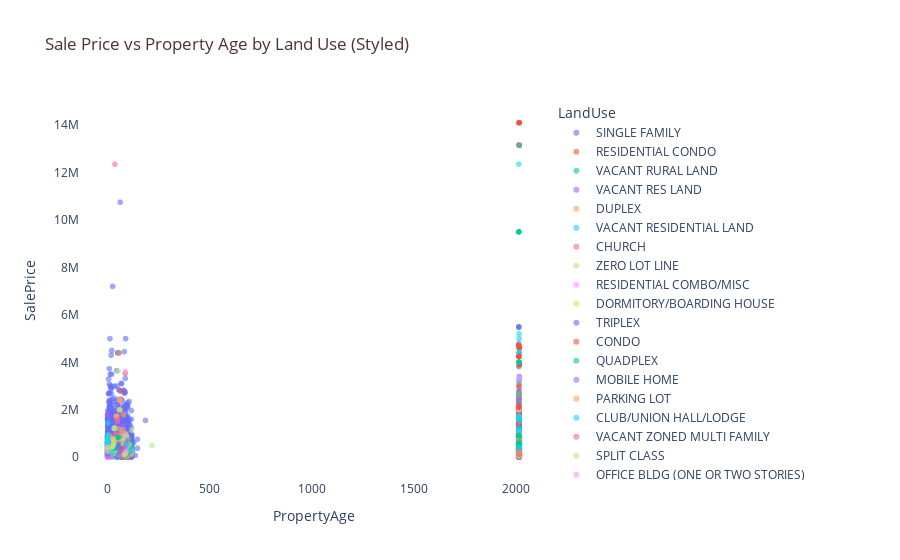

Here is the notebook cell this chart was saved with:
### Code cell
# Ensure kaleido is installed for static image export
%pip install -q kaleido

import plotly.express as px

fig = px.scatter(
    df,
    x='PropertyAge',
    y='SalePrice',
    color='LandUse',
    hover_data=['BuildingValue', 'LandValue', 'SaleYear'],
    title='Sale Price vs Property Age by Land Use (Styled)',
)
fig.update_layout(
    title_font_color='#4E342E',
    plot_bgcolor='white'
)
fig.update_traces(marker=dict(size=6, opacity=0.6))
fig.show()
# Ensure the 'images' folder exists
os.makedirs("images", exist_ok=True)

# Save the figure as a PNG image
fig.write_image("images/sale_price_vs_property_age.png")

### Figure 1 — Plotly figure (JSON) as saved in the notebook; plotly's stock layout.template omitted (floating-point values rounded to 4 significant figures; data arrays with more than 128 entries replaced by an {"elided": "..."} marker saying what was removed)
{"data": [{"customdata": {"elided": "28948x3 int values"}, "hovertemplate": "LandUse=SINGLE FAMILY<br>PropertyAge=%{x}<br>SalePrice=%{y}<br>BuildingValue=%{customdata[0]}<br>LandValue=%{customdata[1]}<br>SaleYear=%{customdata[2]}<extra></extra>", "legendgroup": "SINGLE FAMILY", "marker": {"color": "#636efa", "opacity": 0.6, "size": 6, "symbol": "circle"}, "mode": "markers", "name": "SINGLE FAMILY", "showlegend": true, "type": "scattergl", "x": {"elided": "28948 int values"}, "xaxis": "x", "y": {"elided": "28948 int values"}, "yaxis": "y"}, {"customdata": {"elided": "12360x3 int values"}, "hovertemplate": "LandUse=RESIDENTIAL CONDO<br>PropertyAge=%{x}<br>SalePrice=%{y}<br>BuildingValue=%{customdata[0]}<br>LandValue=%{customdata[1]}<br>SaleYear=%{customdata[2]}<extra></extra>", "legendgroup": "RESIDENTIAL CONDO", "marker": {"color": "#EF553B", "opacity": 0.6, "size": 6, "symbol": "circle"}, "mode": "markers", "name": "RESIDENTIAL CONDO", "showlegend": true, "type": "scattergl", "x": {"elided": "12360 int values"}, "xaxis": "x", "y": {"elided": "12360 int values"}, "yaxis": "y"}, {"customdata": [[0, 48800, 2013], [0, 133200, 2016]], "hovertemplate": "LandUse=VACANT RURAL LAND<br>PropertyAge=%{x}<br>SalePrice=%{y}<br>BuildingValue=%{customdata[0]}<br>LandValue=%{customdata[1]}<br>SaleYear=%{customdata[2]}<extra></extra>", "legendgroup": "VACANT RURAL LAND", "marker": {"color": "#00cc96", "opacity": 0.6, "size": 6, "symbol": "circle"}, "mode": "markers", "name": "VACANT RURAL LAND", "showlegend": true, "type": "scattergl", "x": [2013, 2016], "xaxis": "x", "y": [250000, 500000], "yaxis": "y"}, {"customdata": {"elided": "1422x3 int values"}, "hovertemplate": "LandUse=VACANT RES LAND<br>PropertyAge=%{x}<br>SalePrice=%{y}<br>BuildingValue=%{customdata[0]}<br>LandValue=%{customdata[1]}<br>SaleYear=%{customdata[2]}<extra></extra>", "legendgroup": "VACANT RES LAND", "marker": {"color": "#ab63fa", "opacity": 0.6, "size": 6, "symbol": "circle"}, "mode": "markers", "name": "VACANT RES LAND", "showlegend": true, "type": "scattergl", "x": {"elided": "1422 int values"}, "xaxis": "x", "y": {"elided": "1422 int values"}, "yaxis": "y"}, {"customdata": {"elided": "1259x3 int values"}, "hovertemplate": "LandUse=DUPLEX<br>PropertyAge=%{x}<br>SalePrice=%{y}<br>BuildingValue=%{customdata[0]}<br>LandValue=%{customdata[1]}<br>SaleYear=%{customdata[2]}<extra></extra>", "legendgroup": "DUPLEX", "marker": {"color": "#FFA15A", "opacity": 0.6, "size": 6, "symbol": "circle"}, "mode": "markers", "name": "DUPLEX", "showlegend": true, "type": "scattergl", "x": {"elided": "1259 int values"}, "xaxis": "x", "y": {"elided": "1259 int values"}, "yaxis": "y"}, {"customdata": {"elided": "2947x3 int values"}, "hovertemplate": "LandUse=VACANT RESIDENTIAL LAND<br>PropertyAge=%{x}<br>SalePrice=%{y}<br>BuildingValue=%{customdata[0]}<br>LandValue=%{customdata[1]}<br>SaleYear=%{customdata[2]}<extra></extra>", "legendgroup": "VACANT RESIDENTIAL LAND", "marker": {"color": "#19d3f3", "opacity": 0.6, "size": 6, "symbol": "circle"}, "mode": "markers", "name": "VACANT RESIDENTIAL LAND", "showlegend": true, "type": "scattergl", "x": {"elided": "2947 int values"}, "xaxis": "x", "y": {"elided": "2947 int values"}, "yaxis": "y"}, {"customdata": [[77500, 26400, 2015], [114100, 50400, 2016], [0, 0, 2015], [67400, 34500, 2014], [280400, 23200, 2014], [200300, 11300, 2014], [425300, 169900, 2014], [169300, 35500, 2016], [12971800, 386400, 2014], [260400, 101000, 2016], [0, 0, 2014], [73200, 13000, 2013], [130500, 13000, 2014], [205800, 450000, 2016], [87800, 11000, 2016], [50000, 35100, 2014], [40600, 11000, 2016], [113600, 60000, 2013], [249600, 240000, 2014], [495500, 31200, 2015], [123500, 99000, 2016], [49400, 25000, 2014], [54900, 140000, 2016], [140200, 102100, 2014], [162100, 45000, 2014], [69800, 45000, 2013], [219700, 45000, 2014], [1582600, 94500, 2016], [241000, 50000, 2015], [235000, 104000, 2013], [78000, 315000, 2014], [573700, 383800, 2014]], "hovertemplate": "LandUse=CHURCH<br>PropertyAge=%{x}<br>SalePrice=%{y}<br>BuildingValue=%{customdata[0]}<br>LandValue=%{customdata[1]}<br>SaleYear=%{customdata[2]}<extra></extra>", "legendgroup": "CHURCH", "marker": {"color": "#FF6692", "opacity": 0.6, "size": 6, "symbol": "circle"}, "mode": "markers", "name": "CHURCH", "showlegend": true, "type": "scattergl", "x": [43, 24, 2015, 64, 39, 84, 77, 41, 34, 17, 2014, 58, 24, 36, 91, 54, 76, 73, 49, 40, 46, 69, 66, 49, 44, 38, -2, 45, 60, 41, 54, 64], "xaxis": "x", "y": [134000, 330000, 85000, 385000, 275000, 115000, 750000, 242500, 12350000, 152500, 140000, 50000, 130000, 950000, 235000, 120000, 85000, 140000, 452500, 325000, 1500000, 267500, 460000, 1612500, 180000, 125000, 110000, 950000, 528000, 400000, 2000000, 2000000], "yaxis": "y"}, {"customdata": {"elided": "974x3 int values"}, "hovertemplate": "LandUse=ZERO LOT LINE<br>PropertyAge=%{x}<br>SalePrice=%{y}<br>BuildingValue=%{customdata[0]}<br>LandValue=%{customdata[1]}<br>SaleYear=%{customdata[2]}<extra></extra>", "legendgroup": "ZERO LOT LINE", "marker": {"color": "#B6E880", "opacity": 0.6, "size": 6, "symbol": "circle"}, "mode": "markers", "name": "ZERO LOT LINE", "showlegend": true, "type": "scattergl", "x": {"elided": "974 int values"}, "xaxis": "x", "y": {"elided": "974 int values"}, "yaxis": "y"}, {"customdata": {"elided": "82x3 int values"}, "hovertemplate": "LandUse=RESIDENTIAL COMBO/MISC<br>PropertyAge=%{x}<br>SalePrice=%{y}<br>BuildingValue=%{customdata[0]}<br>LandValue=%{customdata[1]}<br>SaleYear=%{customdata[2]}<extra></extra>", "legendgroup": "RESIDENTIAL COMBO/MISC", "marker": {"color": "#FF97FF", "opacity": 0.6, "size": 6, "symbol": "circle"}, "mode": "markers", "name": "RESIDENTIAL COMBO/MISC", "showlegend": true, "type": "scattergl", "x": [2013, 2013, 2015, -1, 2015, 2013, 39, 2016, 2016, 2014, 2015, 2014, 2016, -1, 2015, 0, 2015, 2013, 2016, 2014, 2013, 2015, -1, 2014, -1, -2, -1, 62, 2013, 2015, 2013, 2016, -2, 2014, 2015, 81, 2015, 2016, 69, 75, 2015, -1, 84, 2013, 83, 83, 2013, 2015, 2013, 68, 2013, 2015, 2015, 0, 79, 76, 2015, 85, 2014, -1, 83, 113, 0, 2014, 87, 2015, -1, 2014, 2015, 2016, 2014, 2016, 70, -1, 2014, 2015, 2013, 2014, 85, 2013, 65, -1], "xaxis": "x", "y": [60000, 110761, 250000, 100000, 155000, 75000, 100000, 145000, 40000, 135000, 49500, 15000, 144000, 215000, 185000, 30000, 60000, 235000, 320000, 257500, 13500, 50000, 286300, 135000, 15000, 35000, 87500, 131000, 109500, 120000, 126000, 90000, 7200, 125000, 23500, 485000, 2040000, 69900, 21000, 58000, 23000, 35500, 87500, 200000, 120000, 230000, 121250, 3325000, 615000, 400000, 700000, 1000000, 700000, 189000, 300000, 750000, 1000000, 3625000, 525000, 222500, 405000, 325000, 30000, 155000, 985000, 292005, 140000, 345000, 2040850, 330000, 65100, 450000, 190000, 220000, 79000, 200000, 3000, 200500, 750000, 275000, 168000, 385000], "yaxis": "y"}, {"customdata": [[84000, 18200, 2016], [200400, 30000, 2015], [203200, 30000, 2013], [205400, 30000, 2014], [107800, 30000, 2013], [0, 0, 2013], [112600, 40000, 2016], [265500, 35000, 2013], [257600, 78000, 2014], [113300, 33600, 2015], [532900, 102000, 2013], [0, 0, 2014], [0, 40000, 2016], [0, 44000, 2016], [102900, 35000, 2016], [165400, 24000, 2013]], "hovertemplate": "LandUse=DORMITORY/BOARDING HOUSE<br>PropertyAge=%{x}<br>SalePrice=%{y}<br>BuildingValue=%{customdata[0]}<br>LandValue=%{customdata[1]}<br>SaleYear=%{customdata[2]}<extra></extra>", "legendgroup": "DORMITORY/BOARDING HOUSE", "marker": {"color": "#FECB52", "opacity": 0.6, "size": 6, "symbol": "circle"}, "mode": "markers", "name": "DORMITORY/BOARDING HOUSE", "showlegend": true, "type": "scattergl", "x": [86, 82, 68, 90, 83, 2013, 86, -1, 104, 77, 113, 2014, 2016, 2016, 44, 37], "xaxis": "x", "y": [215000, 135000, 105000, 110000, 83000, 235000, 300000, 410000, 210000, 253000, 315277, 206000, 190000, 190000, 350000, 140000], "yaxis": "y"}, {"customdata": {"elided": "87x3 int values"}, "hovertemplate": "LandUse=TRIPLEX<br>PropertyAge=%{x}<br>SalePrice=%{y}<br>BuildingValue=%{customdata[0]}<br>LandValue=%{customdata[1]}<br>SaleYear=%{customdata[2]}<extra></extra>", "legendgroup": "TRIPLEX", "marker": {"color": "#636efa", "opacity": 0.6, "size": 6, "symbol": "circle"}, "mode": "markers", "name": "TRIPLEX", "showlegend": true, "type": "scattergl", "x": [86, 2016, 50, 79, 83, 56, 75, 66, 48, 73, 103, 2016, 53, 59, 59, 73, 2016, 53, 2014, 54, 68, 57, 54, 48, 55, 47, 48, 2015, 48, 2015, 2014, -2, 89, 43, 2015, 49, 55, 47, 57, 64, 2015, 2015, 2013, 86, -3, 59, 83, 2013, 103, 2014, 49, 52, 49, 50, 2014, 2015, 47, 56, 56, 56, 45, 51, 51, 52, 53, 89, 88, 96, 63, 69, 52, 84, 42, 53, 59, 55, 56, 46, 41, 91, 56, 49, 47, 45, 53, 53, 78], "xaxis": "x", "y": [265000, 200000, 225000, 60000, 84400, 140000, 43000, 45100, 125000, 225000, 404000, 107000, 160000, 138000, 100000, 379000, 117000, 210000, 210000, 75000, 8000, 313000, 120000, 119500, 145000, 145000, 182000, 180000, 395000, 850000, 135000, 120000, 87500, 275000, 600000, 163800, 360000, 165000, 145000, 400000, 1333333, 1333333, 385000, 110000, 201000, 350000, 435000, 845000, 225000, 215000, 360000, 80000, 40000, 45000, 850000, 830000, 130000, 156000, 156000, 157000, 88000, 375000, 375000, 375000, 102000, 573500, 550000, 247000, 240000, 95000, 96000, 108000, 110000, 125000, 339200, 117500, 319500, 122000, 16960, 130000, 160000, 137000, 170000, 210000, 525000, 525000, 545000], "yaxis": "y"}, {"customdata": {"elided": "245x3 int values"}, "hovertemplate": "LandUse=CONDO<br>PropertyAge=%{x}<br>SalePrice=%{y}<br>BuildingValue=%{customdata[0]}<br>LandValue=%{customdata[1]}<br>SaleYear=%{customdata[2]}<extra></extra>", "legendgroup": "CONDO", "marker": {"color": "#EF553B", "opacity": 0.6, "size": 6, "symbol": "circle"}, "mode": "markers", "name": "CONDO", "showlegend": true, "type": "scattergl", "x": {"elided": "245 int values"}, "xaxis": "x", "y": {"elided": "245 int values"}, "yaxis": "y"}, {"customdata": [[97900, 16000, 2014], [97900, 16000, 2016], [161600, 16000, 2015], [146900, 40000, 2014], [146400, 25000, 2014], [124700, 25000, 2013], [104900, 25000, 2013], [104000, 25000, 2013], [120800, 15000, 2015], [120800, 15000, 2015], [0, 0, 2015], [51600, 13000, 2014], [77500, 13000, 2015], [81100, 13000, 2016], [102800, 13000, 2014], [134400, 13000, 2013], [183300, 35000, 2015], [95700, 15000, 2015], [0, 0, 2014], [231000, 35100, 2013], [125900, 35100, 2016], [85600, 65000, 2015], [86400, 65000, 2015], [85600, 65000, 2015], [122700, 18000, 2015], [205700, 125000, 2015], [46800, 125000, 2014], [0, 120000, 2015], [178900, 390000, 2013], [0, 0, 2015], [174900, 180000, 2016], [272800, 180000, 2016], [58100, 10000, 2014], [111900, 80000, 2013], [211100, 26000, 2013], [122500, 13000, 2013], [107000, 13200, 2013], [92400, 65000, 2016], [0, 198000, 2015]], "hovertemplate": "LandUse=QUADPLEX<br>PropertyAge=%{x}<br>SalePrice=%{y}<br>BuildingValue=%{customdata[0]}<br>LandValue=%{customdata[1]}<br>SaleYear=%{customdata[2]}<extra></extra>", "legendgroup": "QUADPLEX", "marker": {"color": "#00cc96", "opacity": 0.6, "size": 6, "symbol": "circle"}, "mode": "markers", "name": "QUADPLEX", "showlegend": true, "type": "scattergl", "x": [33, 35, 55, 50, 114, 52, 52, 52, 32, 32, 2015, 64, 46, 56, 84, 40, 61, 85, 2014, 53, 52, 50, 49, 50, 96, 70, 51, 2015, 87, 2015, 117, 96, 75, 43, 41, 51, 43, 117, 2015], "xaxis": "x", "y": [250000, 130000, 137000, 338000, 281000, 260000, 260000, 260000, 178000, 176000, 91000, 50000, 152000, 225000, 70000, 230000, 250000, 170000, 450000, 170000, 127500, 835000, 835000, 835000, 180000, 585000, 210000, 385000, 515000, 2665500, 525000, 715000, 65000, 185000, 222900, 75000, 120000, 495000, 477500], "yaxis": "y"}, {"customdata": [[0, 15000, 2015], [0, 15000, 2013], [0, 15000, 2014], [0, 15000, 2015], [61700, 15000, 2015], [0, 15000, 2013], [0, 15000, 2016], [0, 15000, 2013], [0, 15000, 2013], [0, 17000, 2016], [0, 17000, 2016], [0, 15000, 2013], [0, 11000, 2014], [0, 10000, 2015], [108800, 10000, 2015], [0, 10000, 2015], [0, 15000, 2013], [209400, 45000, 2014]], "hovertemplate": "LandUse=MOBILE HOME<br>PropertyAge=%{x}<br>SalePrice=%{y}<br>BuildingValue=%{customdata[0]}<br>LandValue=%{customdata[1]}<br>SaleYear=%{customdata[2]}<extra></extra>", "legendgroup": "MOBILE HOME", "marker": {"color": "#ab63fa", "opacity": 0.6, "size": 6, "symbol": "circle"}, "mode": "markers", "name": "MOBILE HOME", "showlegend": true, "type": "scattergl", "x": [2015, 2013, 2014, 2015, 21, 2013, 2016, 2013, 2013, 2016, 2016, 2013, 2014, 2015, -1, 2015, 2013, 0], "xaxis": "x", "y": [47000, 20000, 23000, 19000, 28000, 20000, 17000, 14000, 15000, 45000, 10000, 42000, 65000, 35000, 38000, 31250, 38000, 120000], "yaxis": "y"}, {"customdata": [[0, 18000, 2014], [0, 3000, 2014], [0, 1500, 2014], [0, 437500, 2014], [0, 25000, 2014], [0, 169900, 2014], [0, 25000, 2014], [0, 25000, 2014], [0, 23500, 2015], [0, 18000, 2015], [0, 104000, 2014]], "hovertemplate": "LandUse=PARKING LOT<br>PropertyAge=%{x}<br>SalePrice=%{y}<br>BuildingValue=%{customdata[0]}<br>LandValue=%{customdata[1]}<br>SaleYear=%{customdata[2]}<extra></extra>", "legendgroup": "PARKING LOT", "marker": {"color": "#FFA15A", "opacity": 0.6, "size": 6, "symbol": "circle"}, "mode": "markers", "name": "PARKING LOT", "showlegend": true, "type": "scattergl", "x": [2014, 2014, 2014, 2014, 2014, 2014, 2014, 2014, 2015, 2015, 2014], "xaxis": "x", "y": [150000, 150000, 275000, 600000, 750000, 750000, 750000, 98700, 325000, 130000, 9500000], "yaxis": "y"}, {"customdata": [[31100, 18000, 2014]], "hovertemplate": "LandUse=CLUB/UNION HALL/LODGE<br>PropertyAge=%{x}<br>SalePrice=%{y}<br>BuildingValue=%{customdata[0]}<br>LandValue=%{customdata[1]}<br>SaleYear=%{customdata[2]}<extra></extra>", "legendgroup": "CLUB/UNION HALL/LODGE", "marker": {"color": "#19d3f3", "opacity": 0.6, "size": 6, "symbol": "circle"}, "mode": "markers", "name": "CLUB/UNION HALL/LODGE", "showlegend": true, "type": "scattergl", "x": [49], "xaxis": "x", "y": [150000], "yaxis": "y"}, {"customdata": [[0, 7700, 2013], [0, 39000, 2013]], "hovertemplate": "LandUse=VACANT ZONED MULTI FAMILY<br>PropertyAge=%{x}<br>SalePrice=%{y}<br>BuildingValue=%{customdata[0]}<br>LandValue=%{customdata[1]}<br>SaleYear=%{customdata[2]}<extra></extra>", "legendgroup": "VACANT ZONED MULTI FAMILY", "marker": {"color": "#FF6692", "opacity": 0.6, "size": 6, "symbol": "circle"}, "mode": "markers", "name": "VACANT ZONED MULTI FAMILY", "showlegend": true, "type": "scattergl", "x": [2013, 2013], "xaxis": "x", "y": [12000, 12000], "yaxis": "y"}, {"customdata": [[868700, 87600, 2014], [292700, 190000, 2015], [601400, 170700, 2015], [81500, 21000, 2016], [90100, 20000, 2013], [0, 193500, 2015], [354100, 25000, 2015], [624700, 120000, 2016], [405500, 85000, 2013], [104100, 21500, 2013], [0, 0, 2014], [0, 0, 2015], [436800, 245500, 2014], [137100, 77600, 2013], [0, 264800, 2016], [174100, 240000, 2016], [354300, 330000, 2014]], "hovertemplate": "LandUse=SPLIT CLASS<br>PropertyAge=%{x}<br>SalePrice=%{y}<br>BuildingValue=%{customdata[0]}<br>LandValue=%{customdata[1]}<br>SaleYear=%{customdata[2]}<extra></extra>", "legendgroup": "SPLIT CLASS", "marker": {"color": "#B6E880", "opacity": 0.6, "size": 6, "symbol": "circle"}, "mode": "markers", "name": "SPLIT CLASS", "showlegend": true, "type": "scattergl", "x": [34, 75, 216, 57, 51, 2015, -1, 117, 93, 48, 2014, 2015, 33, 33, 2016, 76, 89], "xaxis": "x", "y": [1200000, 700000, 500000, 210000, 112000, 199000, 250000, 1135000, 442500, 141000, 571000, 628000, 1250000, 177000, 961267, 525000, 925000], "yaxis": "y"}, {"customdata": [[163900, 35000, 2016], [675400, 40000, 2014]], "hovertemplate": "LandUse=OFFICE BLDG (ONE OR TWO STORIES)<br>PropertyAge=%{x}<br>SalePrice=%{y}<br>BuildingValue=%{customdata[0]}<br>LandValue=%{customdata[1]}<br>SaleYear=%{customdata[2]}<extra></extra>", "legendgroup": "OFFICE BLDG (ONE OR TWO STORIES)", "marker": {"color": "#FF97FF", "opacity": 0.6, "size": 6, "symbol": "circle"}, "mode": "markers", "name": "OFFICE BLDG (ONE OR TWO STORIES)", "showlegend": true, "type": "scattergl", "x": [61, 104], "xaxis": "x", "y": [225000, 520000], "yaxis": "y"}, {"customdata": [[32100, 99195, 2016], [0, 2195, 2016], [0, 105000, 2015]], "hovertemplate": "LandUse=GREENBELT/RES  GRRENBELT/RES<br>PropertyAge=%{x}<br>SalePrice=%{y}<br>BuildingValue=%{customdata[0]}<br>LandValue=%{customdata[1]}<br>SaleYear=%{customdata[2]}<extra></extra>", "legendgroup": "GREENBELT/RES  GRRENBELT/RES", "marker": {"color": "#FECB52", "opacity": 0.6, "size": 6, "symbol": "circle"}, "mode": "markers", "name": "GREENBELT/RES  GRRENBELT/RES", "showlegend": true, "type": "scattergl", "x": [98, 2016, 2015], "xaxis": "x", "y": [499900, 499900, 78000], "yaxis": "y"}, {"customdata": [[82700, 25000, 2015], [148300, 32000, 2014], [0, 0, 2014], [246100, 63000, 2015], [149900, 165000, 2015], [69200, 18000, 2013]], "hovertemplate": "LandUse=PARSONAGE<br>PropertyAge=%{x}<br>SalePrice=%{y}<br>BuildingValue=%{customdata[0]}<br>LandValue=%{customdata[1]}<br>SaleYear=%{customdata[2]}<extra></extra>", "legendgroup": "PARSONAGE", "marker": {"color": "#636efa", "opacity": 0.6, "size": 6, "symbol": "circle"}, "mode": "markers", "name": "PARSONAGE", "showlegend": true, "type": "scattergl", "x": [57, 57, 2014, 61, 75, 49], "xaxis": "x", "y": [144500, 195000, 183000, 355000, 340000, 89900], "yaxis": "y"}, {"customdata": [[637600, 100, 2015], [203500, 47000, 2016]], "hovertemplate": "LandUse=DAY CARE CENTER<br>PropertyAge=%{x}<br>SalePrice=%{y}<br>BuildingValue=%{customdata[0]}<br>LandValue=%{customdata[1]}<br>SaleYear=%{customdata[2]}<extra></extra>", "legendgroup": "DAY CARE CENTER", "marker": {"color": "#EF553B", "opacity": 0.6, "size": 6, "symbol": "circle"}, "mode": "markers", "name": "DAY CARE CENTER", "showlegend": true, "type": "scattergl", "x": [65, 65], "xaxis": "x", "y": [2780000, 375000], "yaxis": "y"}, {"customdata": [[0, 0, 2013], [0, 0, 2013], [0, 0, 2015], [0, 0, 2014], [0, 0, 2014], [0, 0, 2014], [0, 0, 2016], [0, 0, 2014], [0, 0, 2015], [0, 0, 2014], [0, 0, 2013], [0, 0, 2013], [0, 0, 2015], [0, 0, 2014], [0, 0, 2015], [0, 0, 2015], [0, 0, 2015], [0, 0, 2015], [0, 0, 2015], [0, 0, 2015], [0, 0, 2015], [0, 0, 2015], [0, 0, 2015], [0, 0, 2015], [0, 0, 2016], [0, 0, 2015], [0, 0, 2015], [0, 0, 2015], [0, 0, 2015], [0, 0, 2015]], "hovertemplate": "LandUse=CONDOMINIUM OFC  OR OTHER COM CONDO<br>PropertyAge=%{x}<br>SalePrice=%{y}<br>BuildingValue=%{customdata[0]}<br>LandValue=%{customdata[1]}<br>SaleYear=%{customdata[2]}<extra></extra>", "legendgroup": "CONDOMINIUM OFC  OR OTHER COM CONDO", "marker": {"color": "#00cc96", "opacity": 0.6, "size": 6, "symbol": "circle"}, "mode": "markers", "name": "CONDOMINIUM OFC  OR OTHER COM CONDO", "showlegend": true, "type": "scattergl", "x": [2013, 2013, 2015, 2014, 2014, 2014, 2016, 2014, 2015, 2014, 2013, 2013, 2015, 2014, 2015, 2015, 2015, 2015, 2015, 2015, 2015, 2015, 2015, 2015, 2016, 2015, 2015, 2015, 2015, 2015], "xaxis": "x", "y": [374000, 374000, 189000, 570000, 570000, 537500, 232000, 435000, 340000, 650000, 147200, 147200, 180000, 140000, 4000000, 4000000, 4000000, 4000000, 4000000, 4000000, 4000000, 4000000, 4000000, 180000, 160000, 175000, 175000, 175000, 550000, 175000], "yaxis": "y"}, {"customdata": [[81800, 21000, 2016], [451700, 195000, 2015]], "hovertemplate": "LandUse=NON-PROFIT CHARITABLE SERVICE<br>PropertyAge=%{x}<br>SalePrice=%{y}<br>BuildingValue=%{customdata[0]}<br>LandValue=%{customdata[1]}<br>SaleYear=%{customdata[2]}<extra></extra>", "legendgroup": "NON-PROFIT CHARITABLE SERVICE", "marker": {"color": "#ab63fa", "opacity": 0.6, "size": 6, "symbol": "circle"}, "mode": "markers", "name": "NON-PROFIT CHARITABLE SERVICE", "showlegend": true, "type": "scattergl", "x": [58, 90], "xaxis": "x", "y": [155000, 600000], "yaxis": "y"}, {"customdata": [[717000, 165600, 2014]], "hovertemplate": "LandUse=LIGHT MANUFACTURING<br>PropertyAge=%{x}<br>SalePrice=%{y}<br>BuildingValue=%{customdata[0]}<br>LandValue=%{customdata[1]}<br>SaleYear=%{customdata[2]}<extra></extra>", "legendgroup": "LIGHT MANUFACTURING", "marker": {"color": "#FFA15A", "opacity": 0.6, "size": 6, "symbol": "circle"}, "mode": "markers", "name": "LIGHT MANUFACTURING", "showlegend": true, "type": "scattergl", "x": [55], "xaxis": "x", "y": [1200000], "yaxis": "y"}, {"customdata": [[0, 25865, 2015], [0, 2772000, 2015], [4800, 54966, 2016], [0, 8880, 2016], [0, 11853, 2015], [0, 6296, 2016], [50700, 23097, 2016], [0, 5369, 2016], [0, 10790, 2016], [35400, 75218, 2014]], "hovertemplate": "LandUse=FOREST<br>PropertyAge=%{x}<br>SalePrice=%{y}<br>BuildingValue=%{customdata[0]}<br>LandValue=%{customdata[1]}<br>SaleYear=%{customdata[2]}<extra></extra>", "legendgroup": "FOREST", "marker": {"color": "#19d3f3", "opacity": 0.6, "size": 6, "symbol": "circle"}, "mode": "markers", "name": "FOREST", "showlegend": true, "type": "scattergl", "x": [2015, 2015, 96, 2016, 2015, 2016, 19, 2016, 2016, 109], "xaxis": "x", "y": [1500000, 5200000, 499900, 499900, 1045000, 225000, 225000, 225000, 1210000, 223500], "yaxis": "y"}, {"customdata": [[9500, 26000, 2014]], "hovertemplate": "LandUse=CONVENIENCE MARKET WITHOUT GAS<br>PropertyAge=%{x}<br>SalePrice=%{y}<br>BuildingValue=%{customdata[0]}<br>LandValue=%{customdata[1]}<br>SaleYear=%{customdata[2]}<extra></extra>", "legendgroup": "CONVENIENCE MARKET WITHOUT GAS", "marker": {"color": "#FF6692", "opacity": 0.6, "size": 6, "symbol": "circle"}, "mode": "markers", "name": "CONVENIENCE MARKET WITHOUT GAS", "showlegend": true, "type": "scattergl", "x": [64], "xaxis": "x", "y": [65000], "yaxis": "y"}, {"customdata": [[0, 9933, 2013], [0, 11024, 2013], [0, 12819, 2013], [0, 113100, 2015], [40000, 87100, 2015], [617000, 86370, 2014], [50100, 45824, 2013], [0, 6818, 2013], [0, 58320, 2015], [83300, 167919, 2016]], "hovertemplate": "LandUse=GREENBELT<br>PropertyAge=%{x}<br>SalePrice=%{y}<br>BuildingValue=%{customdata[0]}<br>LandValue=%{customdata[1]}<br>SaleYear=%{customdata[2]}<extra></extra>", "legendgroup": "GREENBELT", "marker": {"color": "#B6E880", "opacity": 0.6, "size": 6, "symbol": "circle"}, "mode": "markers", "name": "GREENBELT", "showlegend": true, "type": "scattergl", "x": [2013, 2013, 2013, 2015, 80, 25, 88, 2013, 2015, 50], "xaxis": "x", "y": [309535, 309535, 309535, 150000, 100000, 780000, 193890, 193890, 78000, 3625000], "yaxis": "y"}, {"customdata": [[0, 125200, 2015]], "hovertemplate": "LandUse=METRO OTHER THAN OFC, SCHOOL,HOSP, OR PARK<br>PropertyAge=%{x}<br>SalePrice=%{y}<br>BuildingValue=%{customdata[0]}<br>LandValue=%{customdata[1]}<br>SaleYear=%{customdata[2]}<extra></extra>", "legendgroup": "METRO OTHER THAN OFC, SCHOOL,HOSP, OR PARK", "marker": {"color": "#FF97FF", "opacity": 0.6, "size": 6, "symbol": "circle"}, "mode": "markers", "name": "METRO OTHER THAN OFC, SCHOOL,HOSP, OR PARK", "showlegend": true, "type": "scattergl", "x": [2015], "xaxis": "x", "y": [250000], "yaxis": "y"}, {"customdata": [[21700, 11000, 2015]], "hovertemplate": "LandUse=TERMINAL/DISTRIBUTION WAREHOUSE<br>PropertyAge=%{x}<br>SalePrice=%{y}<br>BuildingValue=%{customdata[0]}<br>LandValue=%{customdata[1]}<br>SaleYear=%{customdata[2]}<extra></extra>", "legendgroup": "TERMINAL/DISTRIBUTION WAREHOUSE", "marker": {"color": "#FECB52", "opacity": 0.6, "size": 6, "symbol": "circle"}, "mode": "markers", "name": "TERMINAL/DISTRIBUTION WAREHOUSE", "showlegend": true, "type": "scattergl", "x": [85], "xaxis": "x", "y": [120000], "yaxis": "y"}, {"customdata": [[0, 11000, 2016]], "hovertemplate": "LandUse=NIGHTCLUB/LOUNGE<br>PropertyAge=%{x}<br>SalePrice=%{y}<br>BuildingValue=%{customdata[0]}<br>LandValue=%{customdata[1]}<br>SaleYear=%{customdata[2]}<extra></extra>", "legendgroup": "NIGHTCLUB/LOUNGE", "marker": {"color": "#636efa", "opacity": 0.6, "size": 6, "symbol": "circle"}, "mode": "markers", "name": "NIGHTCLUB/LOUNGE", "showlegend": true, "type": "scattergl", "x": [2016], "xaxis": "x", "y": [230000], "yaxis": "y"}, {"customdata": [[0, 0, 2014], [0, 0, 2016]], "hovertemplate": "LandUse=RESTURANT/CAFETERIA<br>PropertyAge=%{x}<br>SalePrice=%{y}<br>BuildingValue=%{customdata[0]}<br>LandValue=%{customdata[1]}<br>SaleYear=%{customdata[2]}<extra></extra>", "legendgroup": "RESTURANT/CAFETERIA", "marker": {"color": "#EF553B", "opacity": 0.6, "size": 6, "symbol": "circle"}, "mode": "markers", "name": "RESTURANT/CAFETERIA", "showlegend": true, "type": "scattergl", "x": [2014, 2016], "xaxis": "x", "y": [295000, 125800], "yaxis": "y"}, {"customdata": [[0, 0, 2015], [0, 0, 2015], [0, 0, 2013], [0, 0, 2013], [0, 0, 2013], [0, 0, 2013], [0, 40000, 2014], [0, 0, 2014], [0, 0, 2014], [0, 26000, 2014], [0, 26000, 2014], [0, 26000, 2014], [0, 300, 2014], [0, 26000, 2014], [0, 25000, 2013], [0, 25000, 2013], [0, 45000, 2016]], "hovertemplate": "LandUse=VACANT COMMERCIAL LAND<br>PropertyAge=%{x}<br>SalePrice=%{y}<br>BuildingValue=%{customdata[0]}<br>LandValue=%{customdata[1]}<br>SaleYear=%{customdata[2]}<extra></extra>", "legendgroup": "VACANT COMMERCIAL LAND", "marker": {"color": "#00cc96", "opacity": 0.6, "size": 6, "symbol": "circle"}, "mode": "markers", "name": "VACANT COMMERCIAL LAND", "showlegend": true, "type": "scattergl", "x": [2015, 2015, 2013, 2013, 2013, 2013, 2014, 2014, 2014, 2014, 2014, 2014, 2014, 2014, 2013, 2013, 2016], "xaxis": "x", "y": [550000, 550000, 925000, 925000, 925000, 925000, 275000, 250000, 900000, 9500000, 9500000, 9500000, 9500000, 9500000, 325000, 325000, 625000], "yaxis": "y"}, {"customdata": [[287200, 100000, 2013]], "hovertemplate": "LandUse=STRIP SHOPPING CENTER<br>PropertyAge=%{x}<br>SalePrice=%{y}<br>BuildingValue=%{customdata[0]}<br>LandValue=%{customdata[1]}<br>SaleYear=%{customdata[2]}<extra></extra>", "legendgroup": "STRIP SHOPPING CENTER", "marker": {"color": "#ab63fa", "opacity": 0.6, "size": 6, "symbol": "circle"}, "mode": "markers", "name": "STRIP SHOPPING CENTER", "showlegend": true, "type": "scattergl", "x": [83], "xaxis": "x", "y": [424900], "yaxis": "y"}, {"customdata": [[0, 240000, 2015], [0, 35000, 2015]], "hovertemplate": "LandUse=VACANT RESIENTIAL LAND<br>PropertyAge=%{x}<br>SalePrice=%{y}<br>BuildingValue=%{customdata[0]}<br>LandValue=%{customdata[1]}<br>SaleYear=%{customdata[2]}<extra></extra>", "legendgroup": "VACANT RESIENTIAL LAND", "marker": {"color": "#FFA15A", "opacity": 0.6, "size": 6, "symbol": "circle"}, "mode": "markers", "name": "VACANT RESIENTIAL LAND", "showlegend": true, "type": "scattergl", "x": [2015, 2015], "xaxis": "x", "y": [230000, 220000], "yaxis": "y"}, {"customdata": [[0, 0, 2015]], "hovertemplate": "LandUse=SMALL SERVICE SHOP<br>PropertyAge=%{x}<br>SalePrice=%{y}<br>BuildingValue=%{customdata[0]}<br>LandValue=%{customdata[1]}<br>SaleYear=%{customdata[2]}<extra></extra>", "legendgroup": "SMALL SERVICE SHOP", "marker": {"color": "#19d3f3", "opacity": 0.6, "size": 6, "symbol": "circle"}, "mode": "markers", "name": "SMALL SERVICE SHOP", "showlegend": true, "type": "scattergl", "x": [2015], "xaxis": "x", "y": [400000], "yaxis": "y"}, {"customdata": [[0, 200, 2016]], "hovertemplate": "LandUse=MORTUARY/CEMETERY<br>PropertyAge=%{x}<br>SalePrice=%{y}<br>BuildingValue=%{customdata[0]}<br>LandValue=%{customdata[1]}<br>SaleYear=%{customdata[2]}<extra></extra>", "legendgroup": "MORTUARY/CEMETERY", "marker": {"color": "#FF6692", "opacity": 0.6, "size": 6, "symbol": "circle"}, "mode": "markers", "name": "MORTUARY/CEMETERY", "showlegend": true, "type": "scattergl", "x": [2016], "xaxis": "x", "y": [206700], "yaxis": "y"}, {"customdata": [[247900, 72000, 2015], [589900, 69000, 2015]], "hovertemplate": "LandUse=APARTMENT: LOW RISE (BUILT SINCE 1960)<br>PropertyAge=%{x}<br>SalePrice=%{y}<br>BuildingValue=%{customdata[0]}<br>LandValue=%{customdata[1]}<br>SaleYear=%{customdata[2]}<extra></extra>", "legendgroup": "APARTMENT: LOW RISE (BUILT SINCE 1960)", "marker": {"color": "#B6E880", "opacity": 0.6, "size": 6, "symbol": "circle"}, "mode": "markers", "name": "APARTMENT: LOW RISE (BUILT SINCE 1960)", "showlegend": true, "type": "scattergl", "x": [57, 57], "xaxis": "x", "y": [2000000, 2000000], "yaxis": "y"}, {"customdata": [[134500, 63000, 2014]], "hovertemplate": "LandUse=ONE STORY GENERAL RETAIL STORE<br>PropertyAge=%{x}<br>SalePrice=%{y}<br>BuildingValue=%{customdata[0]}<br>LandValue=%{customdata[1]}<br>SaleYear=%{customdata[2]}<extra></extra>", "legendgroup": "ONE STORY GENERAL RETAIL STORE", "marker": {"color": "#FF97FF", "opacity": 0.6, "size": 6, "symbol": "circle"}, "mode": "markers", "name": "ONE STORY GENERAL RETAIL STORE", "showlegend": true, "type": "scattergl", "x": [89], "xaxis": "x", "y": [258000], "yaxis": "y"}], "layout": {"legend": {"title": {"text": "LandUse"}, "tracegroupgap": 0}, "plot_bgcolor": "white", "title": {"font": {"color": "#4E342E"}, "text": "Sale Price vs Property Age by Land Use (Styled)"}, "xaxis": {"anchor": "y", "domain": [0, 1], "title": {"text": "PropertyAge"}}, "yaxis": {"anchor": "x", "domain": [0, 1], "title": {"text": "SalePrice"}}}}
